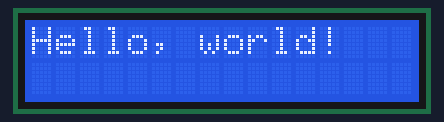
A sketch run on a simulated Arduino Uno, built with avr-gcc and run on an emulated ATmega328P. Shown: 16×2 character LCD.

Above: at 0.1 s.
At 2.1 s:
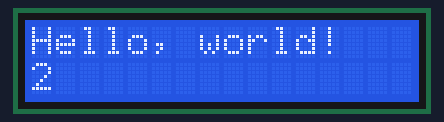
At 4.1 s:
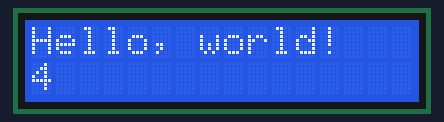
At 8.1 s:
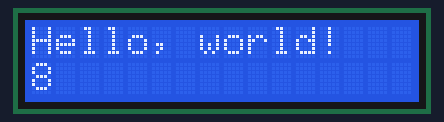
At 12.1 s:
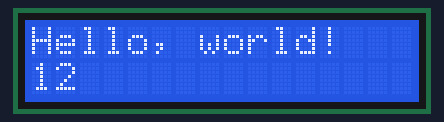
At 16.1 s:
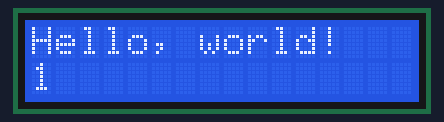

Measured:
- by itself, everything shown: repeats every 15.0 s, in 15 steps
- what the display in image 1 shows lasts 1.0 s, from 2.0 s to 3.0 s

The sketch:

lcd-display.ino
```cpp
#include <LiquidCrystal_I2C.h>
#define BLANK_LINE "                " //16 spaces

typedef LiquidCrystal_I2C LC;

void goToLCDLine(LC& lcd, int n); //subsequent output begins at the nth line

LC lcd(0x3f, 16, 2); //a 16x2 display with the hardware address of 0x3f
//if this doesn't work, try changing 0x3f into 0x27

void setup() {
  lcd.begin();
  lcd.backlight();
  goToLCDLine(lcd, 0); //this is actually a no-op here.
  lcd.print("Hello, world!");
}

void loop() {
  static int m = 0;
  int n = (millis() / 1000) % 15;
  if (m != n) { //only update the LCD when necessary
    m = n;
    goToLCDLine(lcd, 1);
    lcd.print(n);
  }
}

void goToLCDLine(LC& lcd, int n)
{
  lcd.setCursor(0, n); //set the cursor at the 0th character at the nth line
  lcd.print(BLANK_LINE); //print the blank line; characters on the screen will
  //remain unless overwritten.
  lcd.setCursor(0, n); //put the cursor back in place.
  return;
}
```
